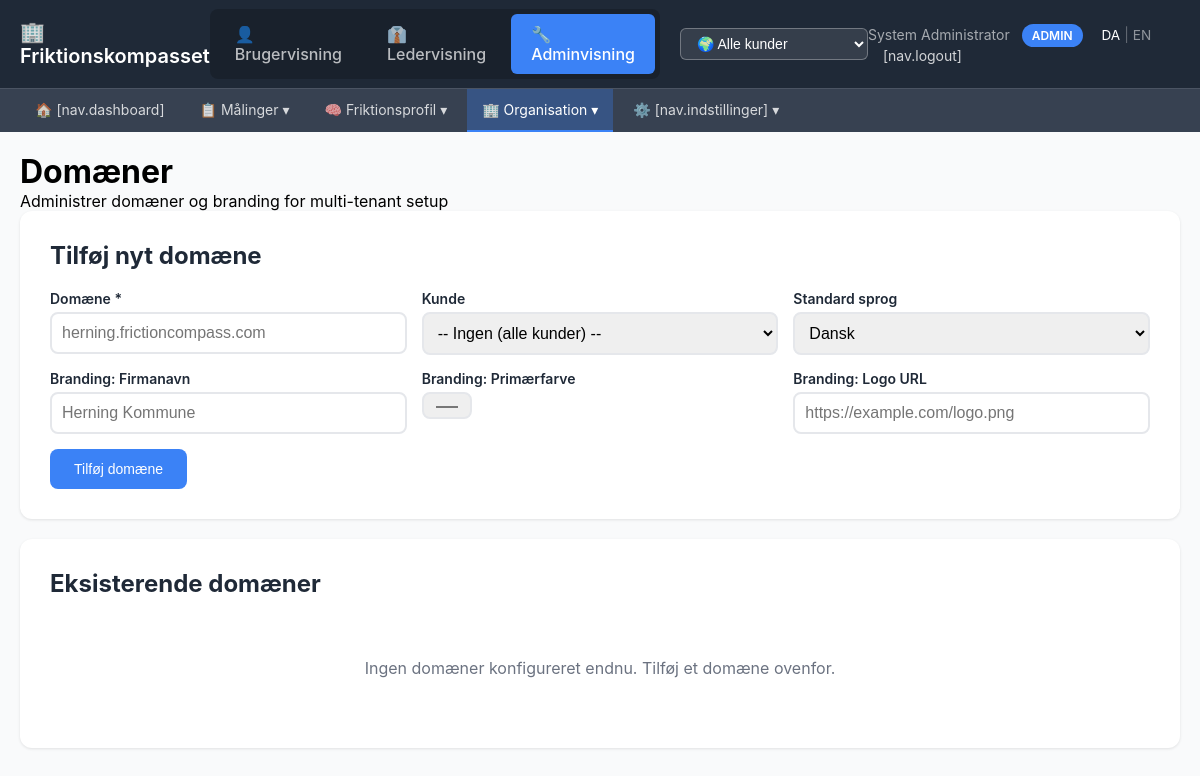
Before: /admin/domains (signed in) with the older database file.
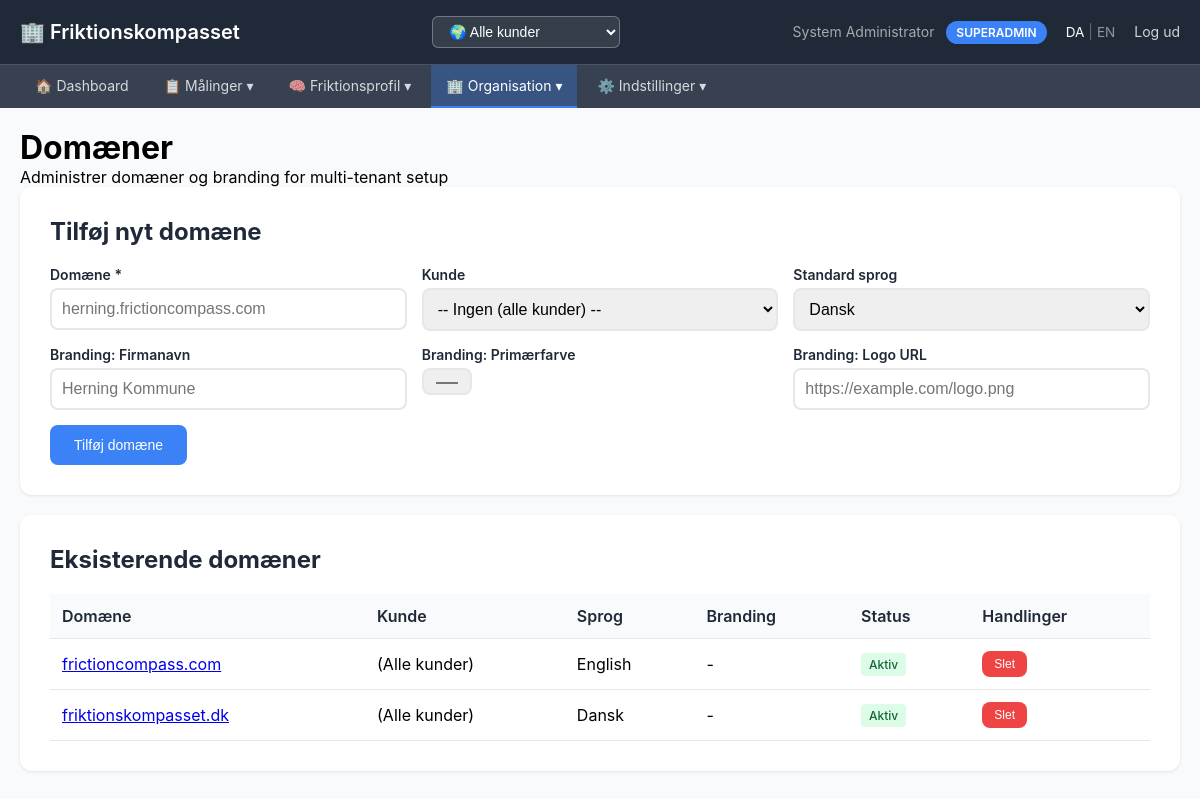
After: the same page with the newer database file.
### tables this page shows
CREATE TABLE domains (
                id TEXT PRIMARY KEY,
                domain TEXT UNIQUE NOT NULL,
                customer_id TEXT,
                default_language TEXT DEFAULT 'da',
                branding_logo_url TEXT,
                branding_primary_color TEXT,
                branding_company_name TEXT,
                is_active INTEGER DEFAULT 1,
                created_at TIMESTAMP DEFAULT CURRENT_TIMESTAMP, auth_providers TEXT,
                FOREIGN KEY (customer_id) REFERENCES customers(id) ON DELETE SET NULL
            );

### admin_app.py (the view)
@app.route('/admin/domains')
@admin_required
def manage_domains():
    domains = list_domains()
    customers = list_customers()
    return render_template('admin/domains.html',
                         domains=domains,
                         customers=customers)

### admin_app.py (called while the page is built)
@app.before_request
def detect_domain():
    host = request.host.split(':')[0].lower()  # Remove port if present
    domain_config = get_domain_config(host)
    if domain_config:
        g.domain_config = domain_config
        if 'language' not in session:
            session['language'] = domain_config.get('default_language', 'da')
        if domain_config.get('customer_id') and 'user' in session:
            if session['user']['role'] in ('admin', 'superadmin') and 'customer_filter' not in session:
                session['customer_filter'] = domain_config['customer_id']
    else:
        g.domain_config = None

@app.context_processor
def inject_domain_config():
    return {
        'domain_config': getattr(g, 'domain_config', None)
    }

@app.context_processor
def inject_translation_helpers():
    return {
        't': t,
        'get_user_language': get_user_language,
        'supported_languages': SUPPORTED_LANGUAGES
    }

def admin_required(f):
    @wraps(f)
    def decorated_function(*args, **kwargs):
        if 'user' not in session:
            flash('Du skal være logget ind', 'error')
            return redirect(url_for('login'))
        if session['user']['role'] not in ('admin', 'superadmin'):
            flash('Kun admin har adgang til denne side', 'error')
            return redirect(url_for('analyser'))
        return f(*args, **kwargs)
    return decorated_function

### db_hierarchical.py (called while the page is built)
@contextmanager
def get_db():
    conn = sqlite3.connect(DB_PATH, timeout=30.0)
    conn.row_factory = sqlite3.Row
    conn.execute("PRAGMA foreign_keys=ON")
    conn.execute("PRAGMA journal_mode=WAL")
    try:
        yield conn
        conn.commit()
    finally:
        conn.close()

### db_multitenant.py (called while the page is built)
@contextmanager
def get_db():
    conn = sqlite3.connect(DB_PATH)
    conn.row_factory = sqlite3.Row
    conn.execute("PRAGMA foreign_keys=ON")
    try:
        yield conn
        conn.commit()
    finally:
        conn.close()

def list_customers() -> list:
    with get_db() as conn:
        rows = conn.execute("""
            SELECT c.*, COUNT(DISTINCT ou.id) as unit_count
            FROM customers c
            LEFT JOIN organizational_units ou ON c.id = ou.customer_id
            GROUP BY c.id
            ORDER BY c.name
        """).fetchall()
        return [dict(row) for row in rows]

### templates/admin/domains.html (shortened to what this page needs)
{% extends "admin/layout.html" %}
{% block content %}
<div class="page-header">
    <h1>Domæner</h1>
    <p class="page-subtitle">Administrer domæner og branding for multi-tenant setup</p>
</div>
<div class="card">
    <h2>Tilføj nyt domæne</h2>
    <form method="POST" action="/admin/domain/new">
        <div class="form-row">
            <div class="form-group">
                <label>Domæne *</label>
                <input type="text" name="domain" required placeholder="herning.frictioncompass.com">
            </div>
            <div class="form-group">
                <label>Kunde</label>
                <select name="customer_id">
                    <option value="">-- Ingen (alle kunder) --</option>
                </select>
            </div>
            <div class="form-group">
                <label>Standard sprog</label>
                <select name="default_language">
                    <option value="da">Dansk</option>
                </select>
            </div>
        </div>
        <div class="form-row">
            <div class="form-group">
                <label>Branding: Firmanavn</label>
                <input type="text" name="branding_company_name" placeholder="Herning Kommune">
            </div>
            <div class="form-group">
                <label>Branding: Primærfarve</label>
                <input type="color" name="branding_primary_color" value="#3b82f6">
            </div>
            <div class="form-group">
                <label>Branding: Logo URL</label>
                <input type="url" name="branding_logo_url" placeholder="https://example.com/logo.png">
            </div>
        </div>
        <button type="submit" class="btn">Tilføj domæne</button>
    </form>
</div>
<div class="card">
    <h2>Eksisterende domæner</h2>
    {% if domains %}
    <table>
        <thead>
            <tr>
                <th>Domæne</th>
                <th>Kunde</th>
                <th>Sprog</th>
                <th>Branding</th>
                <th>Status</th>
                <th>Handlinger</th>
            </tr>
        </thead>
        <tbody>
            {% for domain in domains %}
            <tr>
                <td>
                    <a href="https://{{ domain.domain }}" target="_blank">{{ domain.domain }}</a>
                </td>
                <td>{{ domain.customer_name or '(Alle kunder)' }}</td>
                <td>{{ 'Dansk' if domain.default_language == 'da' else 'English' }}</td>
                <td>
                    {{ domain.branding_company_name or '-' }}
                </td>
                <td>
                    {% if domain.is_active %}
                    <span class="badge badge-active">Aktiv</span>
                    {% else %}
                    <span class="badge badge-inactive">Inaktiv</span>
                    {% endif %}
                </td>
                <td>
                    <form method="POST" action="/admin/domain/{{ domain.id }}/delete" style="display: inline;"
                          onsubmit="return confirm('Er du sikker på at du vil slette dette domæne?')">
                        <button type="submit" class="btn btn-sm btn-danger">Slet</button>
                    </form>
                </td>
            </tr>
            {% endfor %}
        </tbody>
    </table>
    {% else %}
    <p style="color: #6b7280; text-align: center; padding: 40px;">
        Ingen domæner konfigureret endnu. Tilføj et domæne ovenfor.
    </p>
    {% endif %}
</div>
{% endblock %}

### templates/admin/layout.html (shortened to what this page needs)
<!DOCTYPE html>
<html>
<head>
</head>
<body>
    <nav class="nav">
        <div class="nav-container">
            <div class="nav-brand">
                {% if domain_config and domain_config.branding_logo_url %}
                <img src="{{ domain_config.branding_logo_url }}" alt="{{ domain_config.branding_company_name or 'Logo' }}" style="height: 28px; margin-right: 8px; vertical-align: middle;">
                {% else %}
                🏢
                {% endif %}
                {{ domain_config.branding_company_name if domain_config and domain_config.branding_company_name else 'Friktionskompasset' }}
            </div>
            {% if session.user.role == 'admin' and not session.impersonating %}
            <ul class="view-switcher">
                <li><a href="/admin/view/user" {% if session.get('view_mode') == 'user' %}class="active"{% endif %}>👤 Brugervisning</a></li>
                <li><a href="/admin/view/manager" {% if session.get('view_mode') == 'manager' %}class="active"{% endif %}>👔 Ledervisning</a></li>
                <li><a href="/admin/view/admin" {% if session.get('view_mode', 'admin') == 'admin' %}class="active"{% endif %}>🔧 Adminvisning</a></li>
            </ul>
            {% endif %}
            {% if session.user.role in ['admin', 'superadmin'] %}
            <div class="customer-switcher">
                <select id="customerSelect" onchange="switchCustomer(this.value)">
                    <option value="">🌍 Alle kunder</option>
                </select>
            </div>
            {% endif %}
            <div class="nav-user">
                {{ session.user.name }}
                <span class="user-badge">{{ session.user.role|upper }}</span>
                <span class="lang-switcher" style="margin-left: 15px;">
                    {% set current_lang = get_user_language() %}
                    <a href="/set-language/da" style="color: {% if current_lang == 'da' %}white{% else %}rgba(255,255,255,0.5){% endif %}; text-decoration: none; font-size: 0.85rem;">DA</a>
                    <span style="color: rgba(255,255,255,0.3);">|</span>
                    <a href="/set-language/en" style="color: {% if current_lang == 'en' %}white{% else %}rgba(255,255,255,0.5){% endif %}; text-decoration: none; font-size: 0.85rem;">EN</a>
                </span>
                <a href="/logout" style="color: rgba(255,255,255,0.8); margin-left: 15px; text-decoration: none;">{{ t('nav.logout') }}</a>
            </div>
        </div>
    </nav>
    <div class="submenu">
        <div class="submenu-container">
            {% set view_mode = session.get('view_mode', 'admin') %}
            {% if view_mode == 'user' %}
            <ul class="submenu-links">
                <li><a href="/admin/user-view/survey" {% if 'user-view' in request.path %}class="active"{% endif %}>📝 Spørgeskema</a></li>
            </ul>
            {% else %}
            <ul class="submenu-links">
                <li><a href="/admin/dashboard" {% if 'dashboard' in request.path and 'noegletal' not in request.path %}class="active"{% endif %}>🏠 {{ t('nav.dashboard') }}</a></li>
                <li class="submenu-dropdown">
                    <a href="#" class="dropdown-toggle ">📋 {{ t('nav.maalinger', 'Målinger') }} ▾</a>
                </li>
                <li class="submenu-dropdown">
                    <a href="#" class="dropdown-toggle {% if 'profil' in request.path and 'profil-questions' not in request.path %}active{% endif %}">🧠 {{ t('nav.friktionsprofil', 'Friktionsprofil') }} ▾</a>
                </li>
                <li class="submenu-dropdown">
                    <a href="#" class="dropdown-toggle {% if request.path == '/admin' or 'customers' in request.path or 'domains' in request.path %}active{% endif %}">🏢 {{ t('nav.organisation', 'Organisation') }} ▾</a>
                </li>
                <li class="submenu-dropdown">
                    <a href="#" class="dropdown-toggle ">⚙️ {{ t('nav.indstillinger') }} ▾</a>
                </li>
            </ul>
            {% endif %}
        </div>
    </div>
    <div class="container">
        {% block content %}{% endblock %}
    </div>
</body>
</html>

### templates/admin/domains.html (style rules this page uses)
.card { background: white; border-radius: 12px; padding: 30px; margin-bottom: 20px; box-shadow: 0 1px 3px rgba(0,0,0,0.1); }
.card h2 { margin-bottom: 20px; color: #1f2937; }
table { width: 100%; border-collapse: collapse; margin-top: 20px; }
th, td { text-align: left; padding: 12px; border-bottom: 1px solid #e5e7eb; }
th { background: #f9fafb; font-weight: 600; color: #1f2937; }
.btn { background: #3b82f6; color: white; padding: 12px 24px; text-decoration: none; border-radius: 8px; display: inline-block; font-weight: 500; border: none; cursor: pointer; font-size: 0.875rem; }
.btn-sm { padding: 6px 12px; font-size: 0.75rem; }
.btn-danger { background: #ef4444; }
.form-row { display: grid; grid-template-columns: repeat(auto-fit, minmax(200px, 1fr)); gap: 15px; margin-bottom: 15px; }
.form-group { display: flex; flex-direction: column; }
.form-group label { margin-bottom: 5px; font-weight: 600; color: #1f2937; font-size: 0.875rem; }
.form-group input, .form-group select { padding: 10px; border: 2px solid #e5e7eb; border-radius: 8px; font-size: 1rem; }
.badge { display: inline-block; padding: 4px 8px; border-radius: 4px; font-size: 0.75rem; font-weight: 500; }
.badge-active { background: #dcfce7; color: #166534; }

Changed rows visible on the page:
added domains: domain "frictioncompass.com", customer_name "(Alle kunder)", default_language "English", branding_company_name "-", is_active "Aktiv"
added domains: domain "friktionskompasset.dk", customer_name "(Alle kunder)", default_language "Dansk", branding_company_name "-", is_active "Aktiv"
Other visible differences:
{{ session.user.role|upper }}: "ADMIN" → "SUPERADMIN"
{{ t('nav.logout') }}: "[nav.logout]" → "Log ud"
{{ t('nav.dashboard') }}: "[nav.dashboard]" → "Dashboard"
{{ t('nav.indstillinger') }}: "[nav.indstillinger]" → "Indstillinger"
text no longer shown: "👤 Brugervisning 👔 Ledervisning 🔧 Adminvisning Ingen domæner konfigureret endnu. Tilføj et domæne ovenfor."
text now shown: "Domæne Kunde Sprog Branding Status Handlinger"
